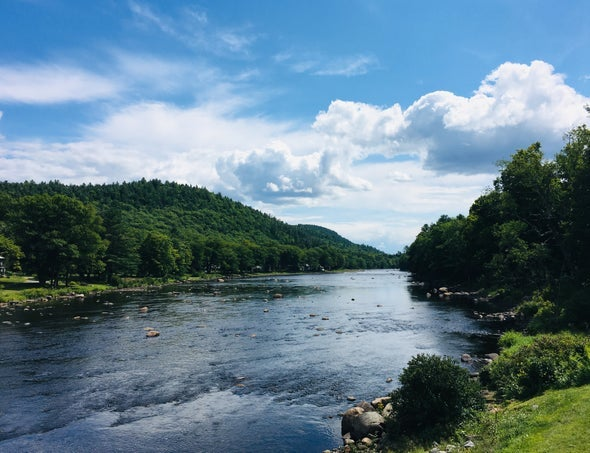
#> input picture nature.jpg, 590 x 453 px
$ jupyter execute 'Coloured Sketch.ipynb'
#> lines starting #> are read from the running program, lines starting #| are printed output that depends on the picture
[cell 1]
import cv2

[cell 2]
img = cv2.imread('nature.jpg')
#> img is the input picture: shape (453, 590, 3); mean B, G, R 141, 126, 99
img1,img2 = cv2.pencilSketch(img,sigma_s=200,sigma_r=0.1,shade_factor=0.1)
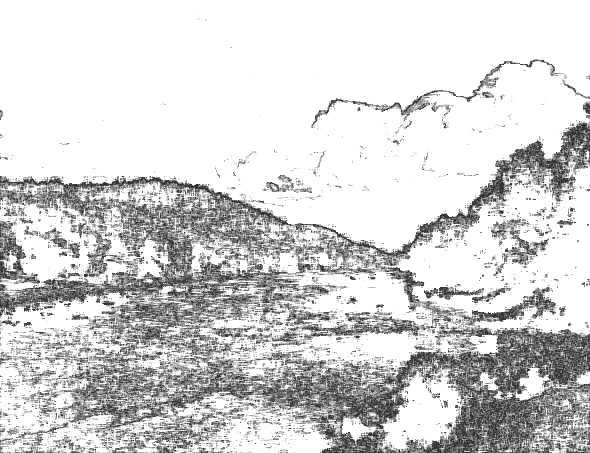
#> img1: shape (453, 590); min 51, max 255, mean 211.2
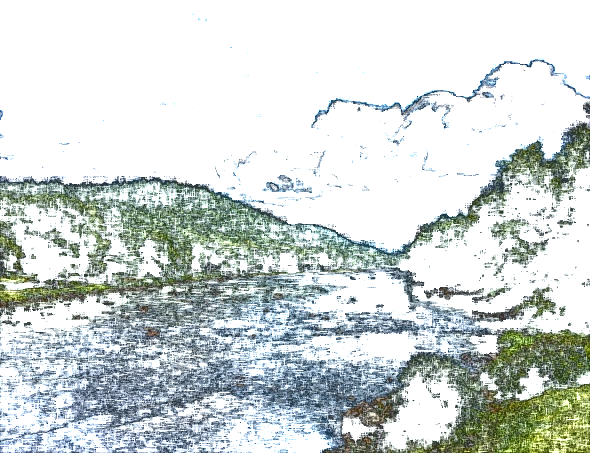
#> img2: shape (453, 590, 3); mean B, G, R 211.7, 213.5, 206.1
